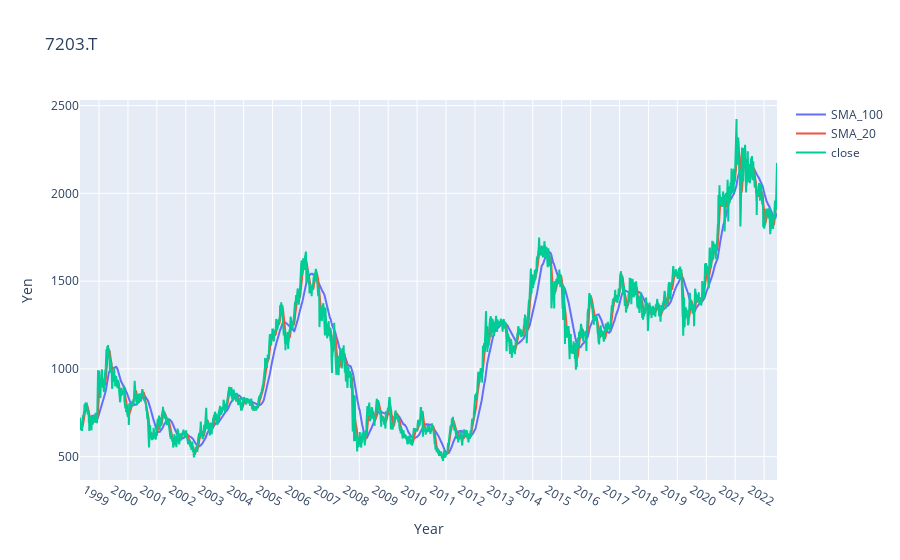

Here is the notebook cell this chart was saved with:
### Markdown cell above
時間経過による価格の変動を可視化した。
20年単位で見れば上昇トレンドにあることが視認できる。
上下動のノイズが大きいので、次は移動平均を利用してノイズを除去する。

### Code cell
#100日移動平均を計算する,append=Trueで元のデータフレームに追加,カラム名はSMA_100とつける
df.ta.sma(length=100, append=True, col="SMA_100")
#20日移動平均を計算する,append=Trueで元のデータフレームに追加,カラム名はSMA_20とつける
df.ta.sma(length=20, append=True, col="SMA_20")
#plotly.graph_objectを使用して100日移動平均を折れ線で表示する
fig = go.Figure(data=go.Scatter(x=df.index, y=df['SMA_100']))
#plotly.graph_objectを使用して20日移動平均を折れ線で表示する
fig.add_trace(go.Scatter(x=df.index, y=df['SMA_20']))
#20,100日移動平均と一緒にplotly.graph_objectを使用してcloseを折れ線で表示する
fig.add_trace(go.Scatter(x=df.index, y=df['close']))
#trace 0に名前を付ける
fig.data[0].name = "SMA_100"
#trace 1に名前を付ける
fig.data[1].name = "SMA_20"
#trace 2に名前を付ける
fig.data[2].name = "close"

fig.update_layout(title='7203.T')
#x軸は年を表示する
fig.update_xaxes(
    tickformat="%Y",
    dtick="M12",
    ticklabelmode="period")
#グラフに軸ラベルを追加する
fig.update_xaxes(title_text='Year')
fig.update_yaxes(title_text='Yen')
#グラフを表示する
fig.show()

### Figure 1 — Plotly figure (JSON) as saved in the notebook; plotly's stock layout.template omitted (floating-point values rounded to 4 significant figures; data arrays with more than 128 entries replaced by an {"elided": "..."} marker saying what was removed)
{"data": [{"name": "SMA_100", "type": "scatter", "x": {"elided": "6039 str values"}, "y": {"elided": "6039 float values"}}, {"name": "SMA_20", "type": "scatter", "x": {"elided": "6039 str values"}, "y": {"elided": "6039 float values"}}, {"name": "close", "type": "scatter", "x": {"elided": "6039 str values"}, "y": {"elided": "6039 float values"}}], "layout": {"title": {"text": "7203.T"}, "xaxis": {"dtick": "M12", "tickformat": "%Y", "ticklabelmode": "period", "title": {"text": "Year"}}, "yaxis": {"title": {"text": "Yen"}}}}
